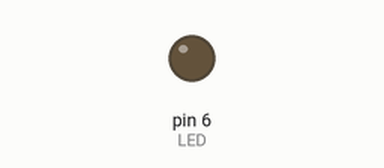
Simulated run of this sketch. Board: Arduino Uno, built with avr-gcc and run on an emulated ATmega328P. Shown: output pins drawn as LEDs (lit = HIGH).

Above: at 0.05 s.
At 0.6 s:
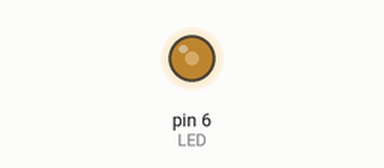
At 1.2 s:
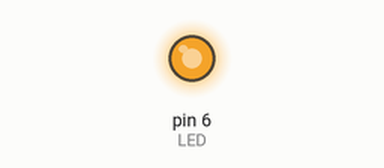
At 2.4 s:
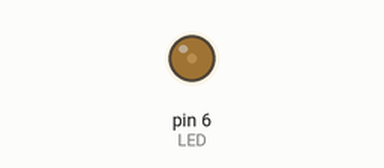
Timing chart, 0 to 6.0 s (numbered marks = the images above):
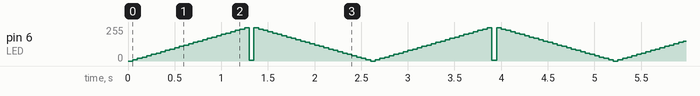

Measured:
- by itself, pin 6 (LED): moves between 0/255 and 250/255, repeating every 2.6 s

The sketch:

LED_fade.ino
```cpp
#define LED 6

int light=0;
int fade=10;

void setup() {
  // put your setup code here, to run once:
  pinMode(LED,OUTPUT);

}

void loop() {
  // put your main code here, to run repeatedly:
  analogWrite(LED,light);

  light=light+fade;
  if (light<=0 || light >=255){
    fade=-fade;
  }
  delay(50);
}
```
